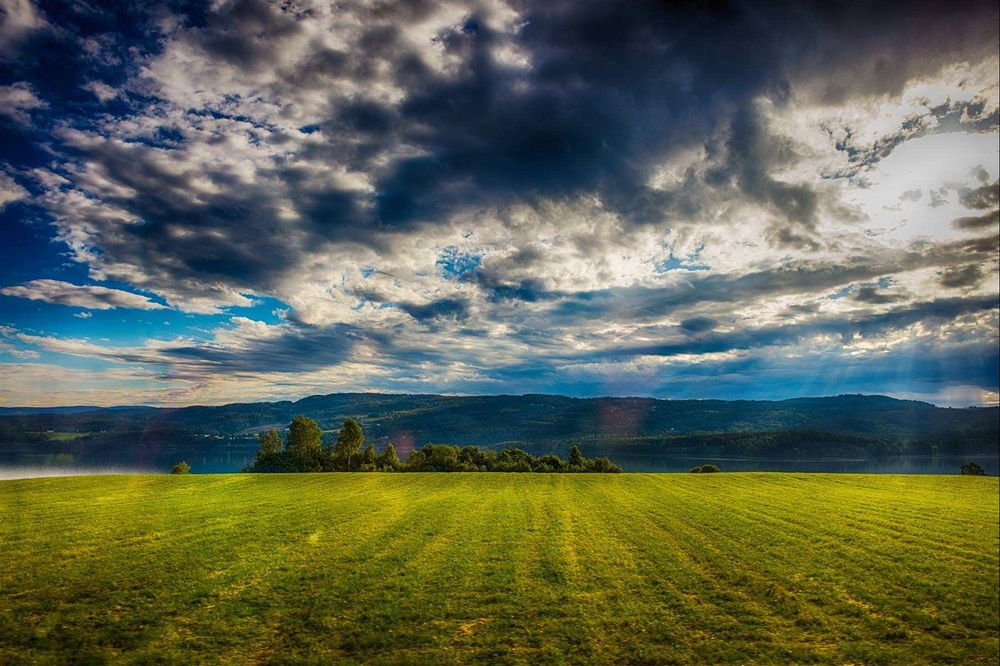
#> input picture testdata/scenery.jpg, 1000 x 666 px, shrunk from 1801 x 1200 before the run
$ jupyter execute 'DayZ_調整亮度+對比度_brightness_contrast .ipynb'
#> lines starting #> are read from the running program, lines starting #| are printed output that depends on the picture
#> further down, origin_img is the input picture: shape (666, 1000, 3); mean B, G, R 82.9, 101.1, 93.5
# 「對比度」指光與暗之間的差異。

對比度可以想像成圖片中亮部與暗部的差距，當對比度越高時，畫面中亮暗差距就越明顯，
如果用直方圖來想像的話，可以想像成當調整對比度變高時，直方圖的像素應該會往左右兩側擴散，
也就是已經「黑的越黑，白的越白」。而是調低的話，則直方圖應該會往中間集中。

對比度是對整張照片作用的，影響整個畫面的明暗反差程度。讓亮的地方更亮、暗的地方更暗。
可以稍微加一點對比度，臉部更立體清晰。

簡單地說，要使人臉層次更分明，就可以提高一點對比度。

[cell 1]
import cv2
import numpy as np
import matplotlib.pyplot as plt
import glob
from IPython.display import clear_output

[cell 2]
def show_img(img):
    image_rgb = cv2.cvtColor(img, cv2.COLOR_BGR2RGB)
    plt.imshow(image_rgb)
#> (this line was passed over: IPython is not available in this run)
    plt.show()

[cell 3]
def modify_intensity(img):
    image = img
    maxIntensity = 255.0 # depends on dtype of image data
    x = np.arange(maxIntensity)

    # Parameters for manipulating image data
    phi = 1
    theta = 1

    # Increase intensity such that
    # dark pixels become much brighter,
    # bright pixels become slightly bright
    newImage0 = (maxIntensity/phi)*(image/(maxIntensity/theta))**0.5
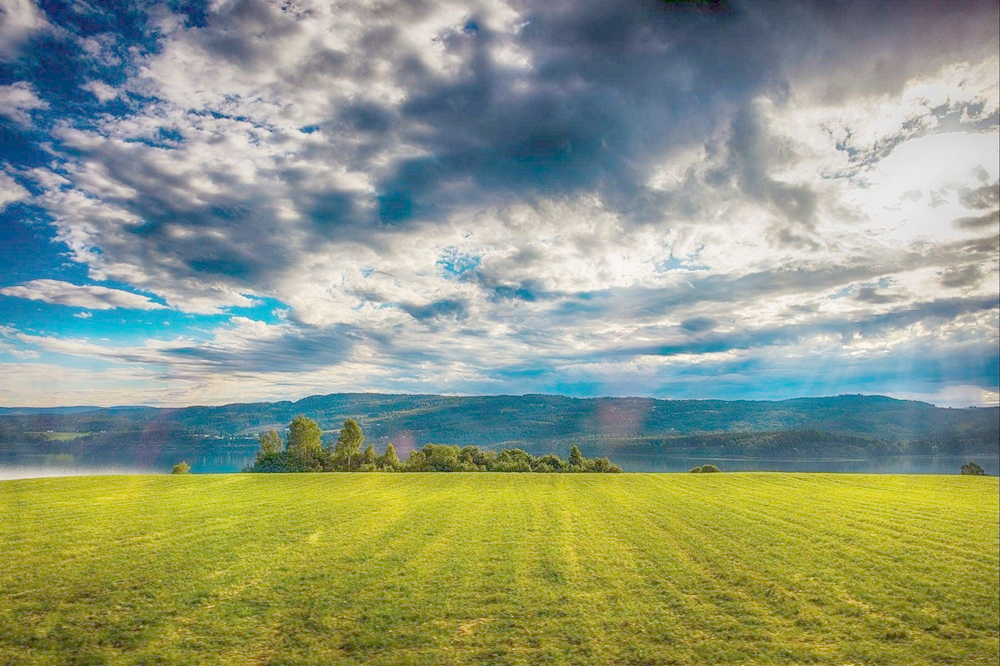
#> newImage0: shape (666, 1000, 3) float64; mean B, G, R 130.3, 154.7, 143.1
    newImage0 = np.array(newImage0, dtype=np.uint8)

    print("Increase intensity :")
    show_img(newImage0)

    y = (maxIntensity/phi)*(x/(maxIntensity/theta))**0.5

    # Decrease intensity such that
    # dark pixels become much darker,
    # bright pixels become slightly dark
    newImage1 = (maxIntensity/phi)*(image/(maxIntensity/theta))**2
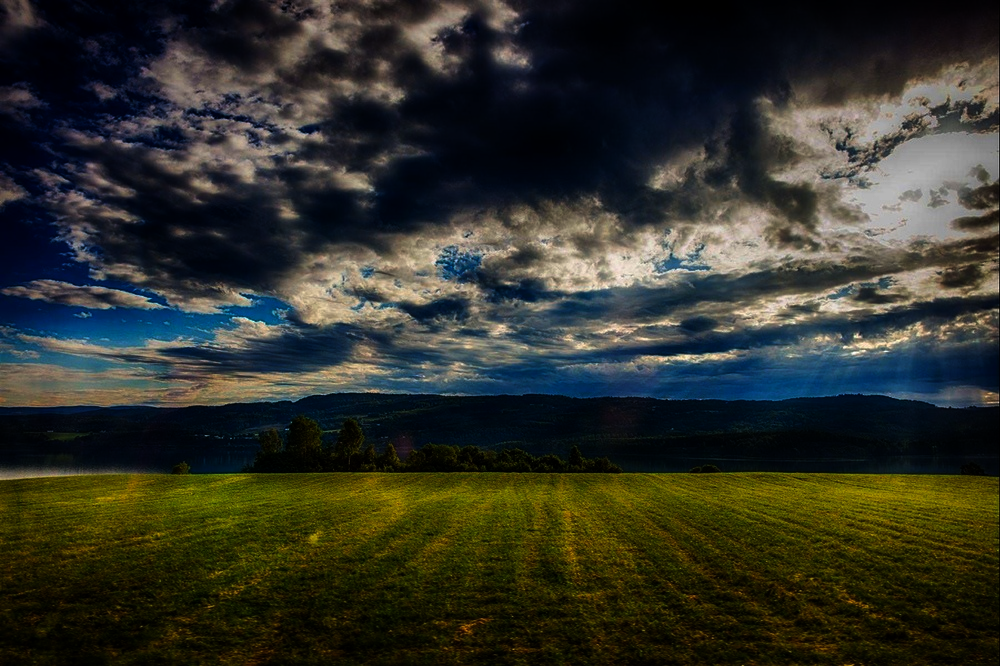
#> newImage1: shape (666, 1000, 3) float64; mean B, G, R 41.5, 50.7, 49.1
    newImage1 = np.array(newImage1, dtype=np.uint8)

    print("Decrease intensity :")
    show_img(newImage1)
#> (the call stopped at in modify_intensity, `fig, ax = plt.subplots()`: IPython is not available in this run)

    z = (maxIntensity/phi)*(x/(maxIntensity/theta))**2

    print("Intensity changes:")
    fig, ax = plt.subplots()
    line1, = ax.plot(x, y, 'r-', label='Increase intensity')
    line2, = ax.plot(x, x, 'k:', label='Origin intensity')
    line3, = ax.plot(x, z, 'b-', label='Decrease intensity')
    plt.xlim(0, 255)
    plt.ylim(0, 255)

    ax.legend()
    plt.show()

[cell 4]
def modify_contrast_and_brightness(img):
    array_alpha = np.array([2.25]) # contrast
    array_beta = np.array([-100.0]) # brightness

    # add a beta value to every pixel
    cv2.add(img, array_beta, img)

    # multiply every pixel value by alpha
    cv2.multiply(img, array_alpha, img)
    print("Increased contrast2 : ")
    show_img(img)

[cell 5]
def modify_contrast(img):
    # CLAHE (Contrast Limited Adaptive Histogram Equalization)
    clahe = cv2.createCLAHE(clipLimit=3., tileGridSize=(8,8))

    lab = cv2.cvtColor(img, cv2.COLOR_BGR2LAB)  # convert from BGR to LAB color space
#> lab: shape (666, 1000, 3); mean of channels 0, 1, 2 105.6, 125.4, 135.5
    l, a, b = cv2.split(lab)  # split on 3 different channels
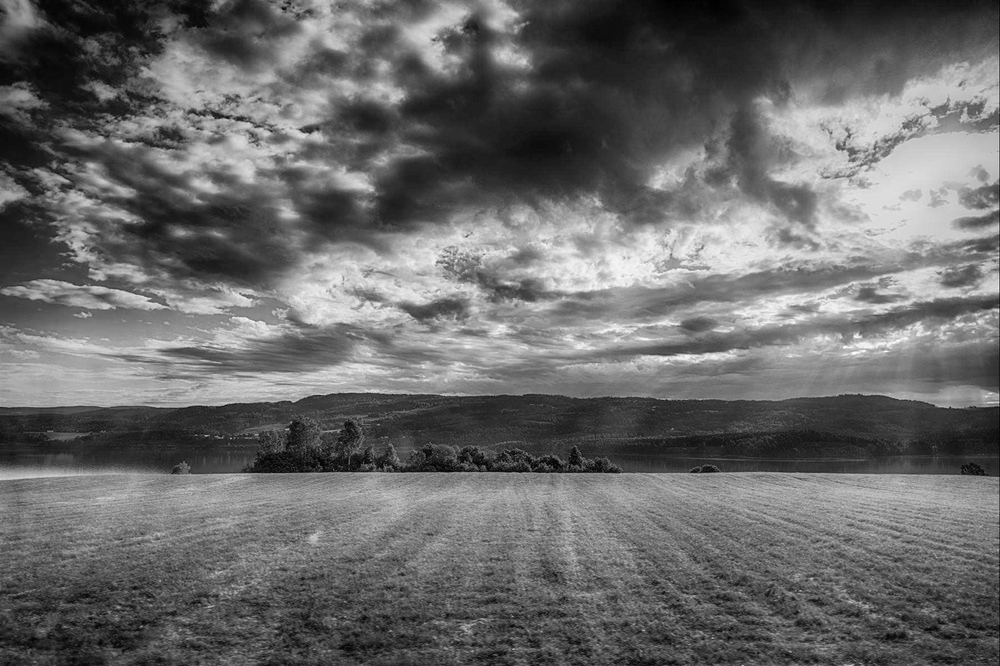
#> l: shape (666, 1000); min 0, max 254, mean 105.6
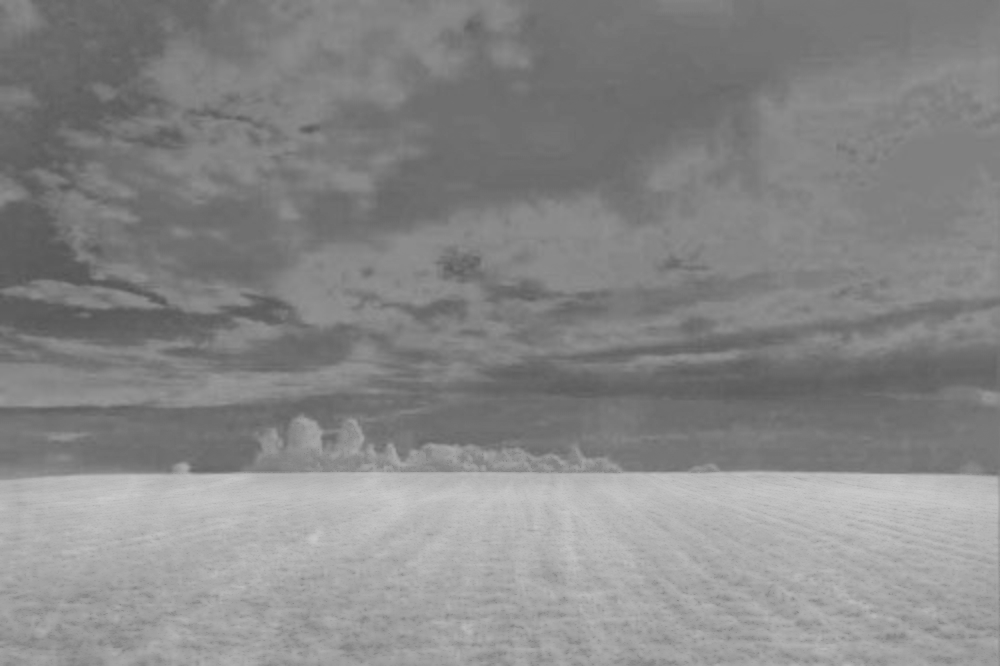
#> b: shape (666, 1000); min 85, max 203, mean 135.5

    l2 = clahe.apply(l)  # apply CLAHE to the L-channel
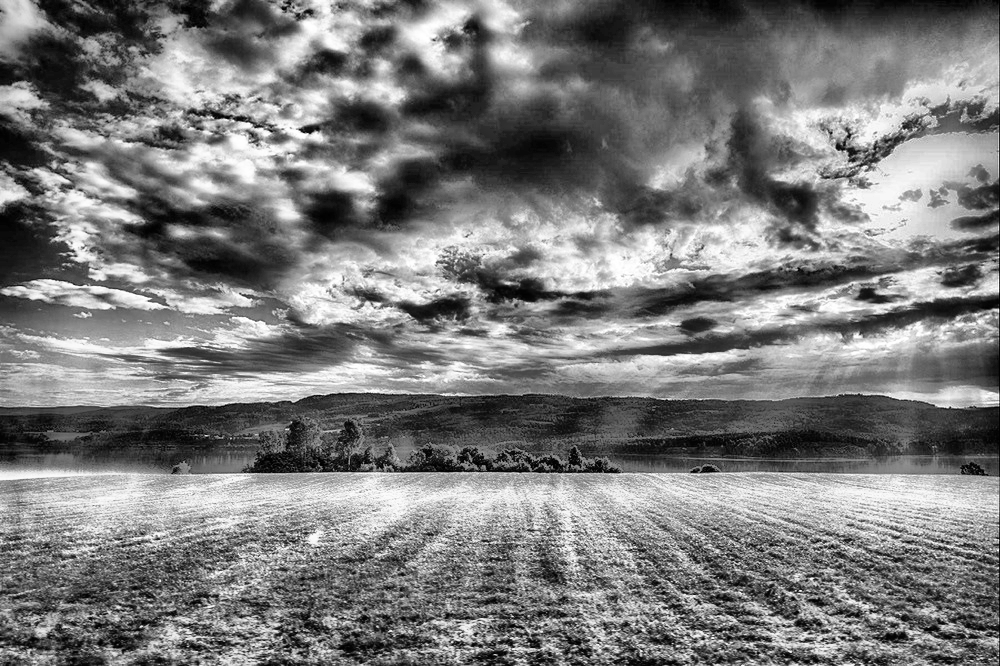
#> l2: shape (666, 1000); min 0, max 255, mean 123

    lab = cv2.merge((l2,a,b))  # merge channels
#> lab: shape (666, 1000, 3); mean of channels 0, 1, 2 123, 125.4, 135.5
    img2 = cv2.cvtColor(lab, cv2.COLOR_LAB2BGR)  # convert from LAB to BGR
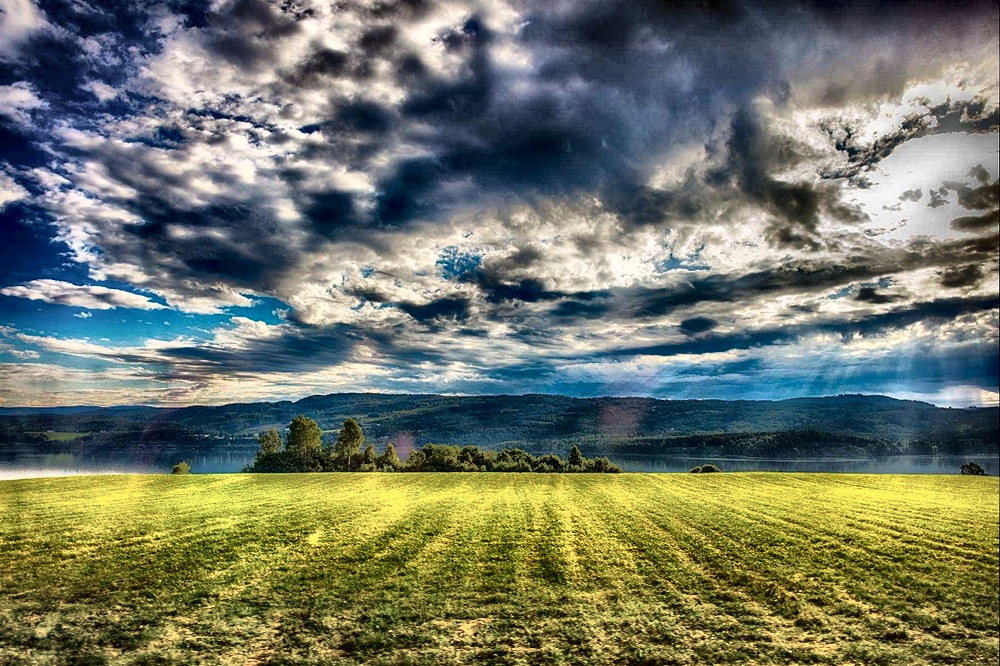
#> img2: shape (666, 1000, 3); mean B, G, R 102.1, 118.9, 112.6
    print("Increased contrast : ")
    show_img(img2)

[cell 6]
def img_processing(img):
    # do something here
    modify_intensity(img)
    modify_contrast(img)
    modify_contrast_and_brightness(img)
#> in modify_contrast_and_brightness, `cv2.multiply(img, array_alpha, img)`:
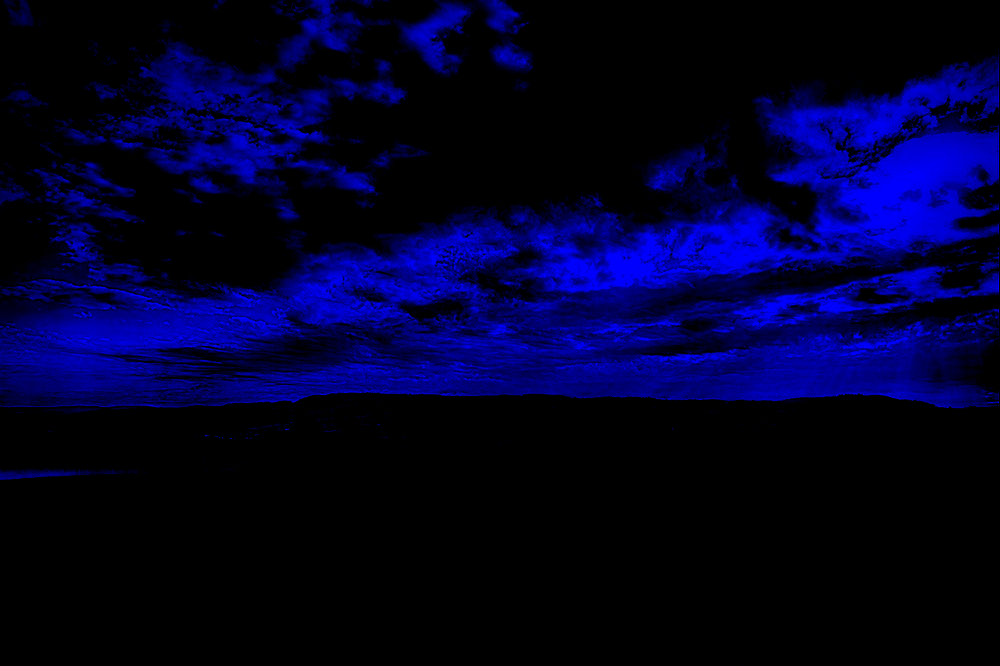
#> img: shape (666, 1000, 3); mean B, G, R 42.4, 0, 0

[cell 7]
file_name = "./testdata/scenery.jpg"
origin_img = cv2.imread(file_name)
print("origin picture:")
show_img(origin_img)

result_img = img_processing(origin_img)
# show_img(result_img)

$ run again, with testdata/backkiller.jpg copied over testdata/scenery.jpg
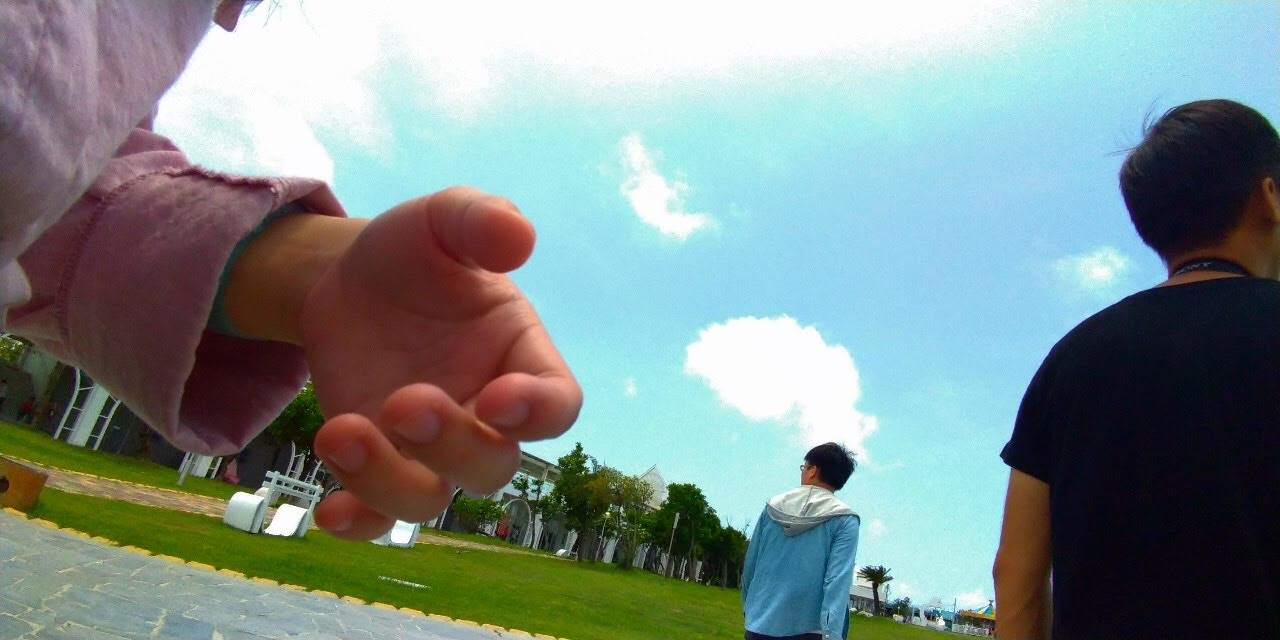
#> input picture testdata/backkiller.jpg, 1280 x 640 px
#> origin_img is the input picture: shape (640, 1280, 3); mean B, G, R 140.4, 143.1, 127.8
#> in modify_contrast, `l2 = clahe.apply(l)`:
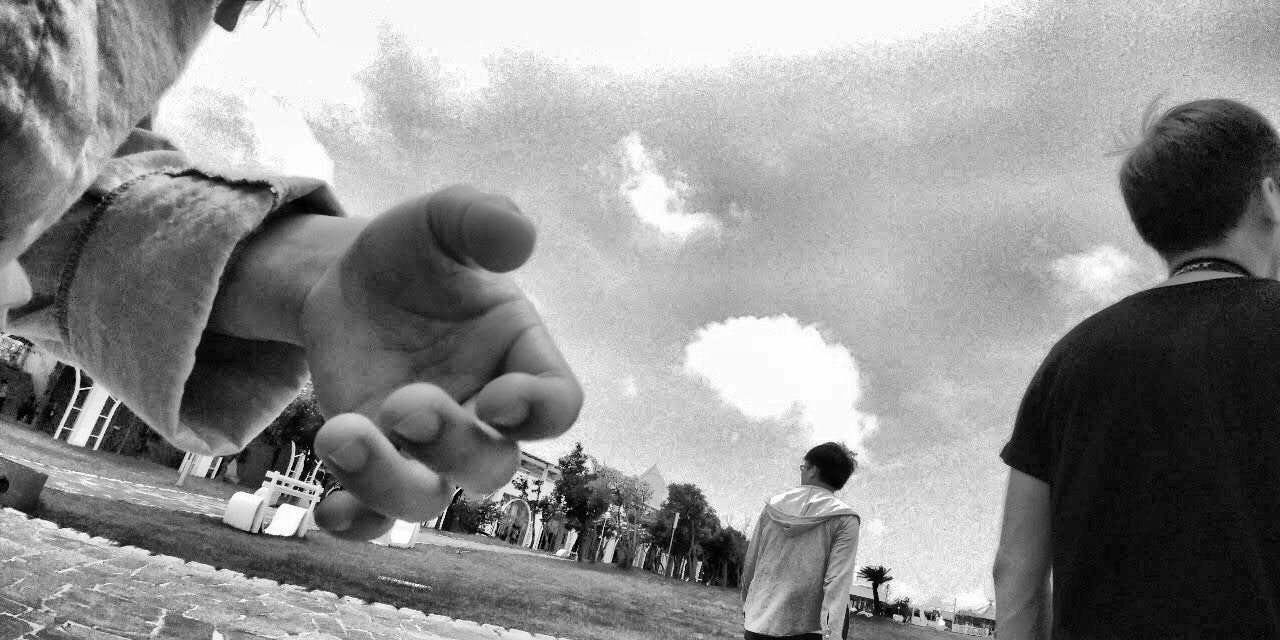
#> l2: shape (640, 1280); min 0, max 255, mean 143.4
#> in modify_contrast_and_brightness, `cv2.multiply(img, array_alpha, img)`:
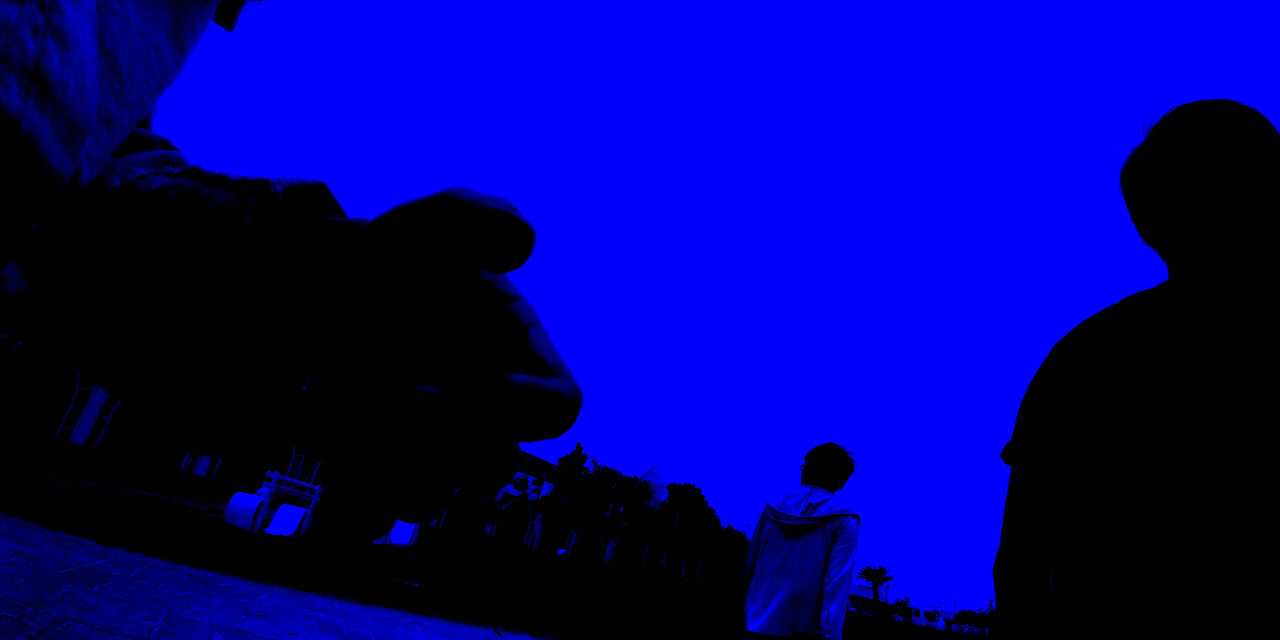
#> img: shape (640, 1280, 3); mean B, G, R 126.9, 0, 0

$ run again, with testdata/cat.jpg copied over testdata/scenery.jpg
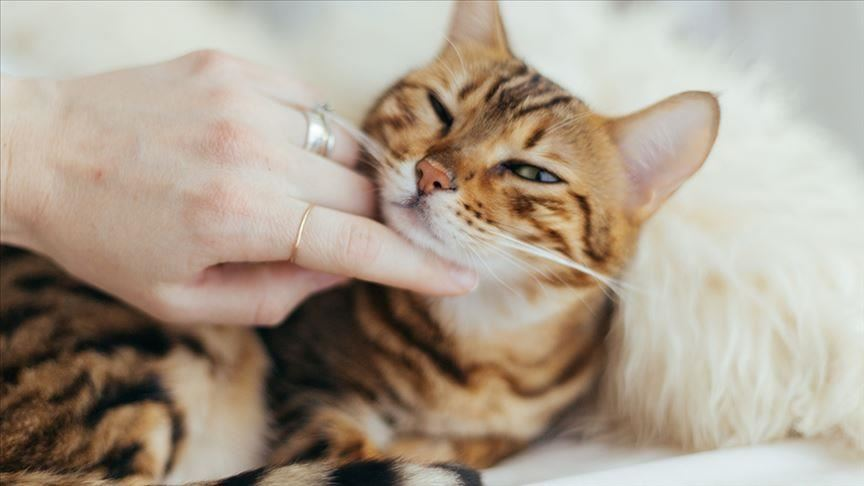
#> input picture testdata/cat.jpg, 864 x 486 px
#> origin_img is the input picture: shape (486, 864, 3); mean B, G, R 142.7, 158.4, 171.5
#> in modify_contrast, `l2 = clahe.apply(l)`:
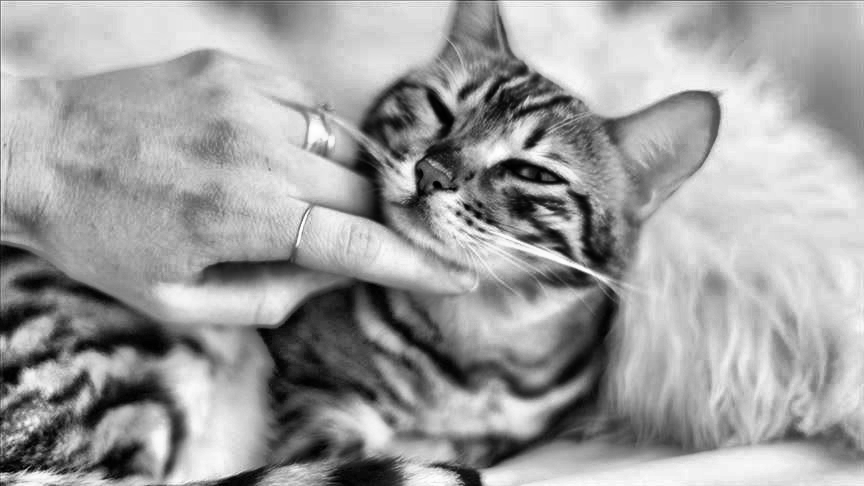
#> l2: shape (486, 864); min 0, max 255, mean 158.5
#> in modify_contrast_and_brightness, `cv2.multiply(img, array_alpha, img)`:
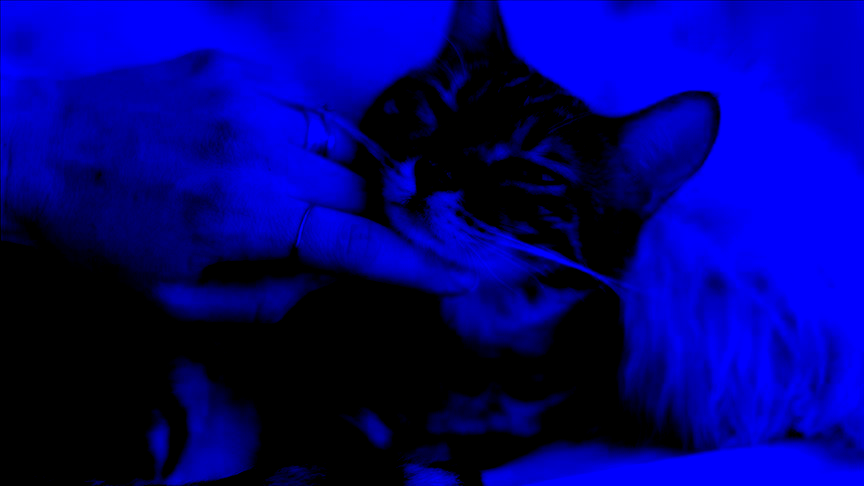
#> img: shape (486, 864, 3); mean B, G, R 124, 0, 0
